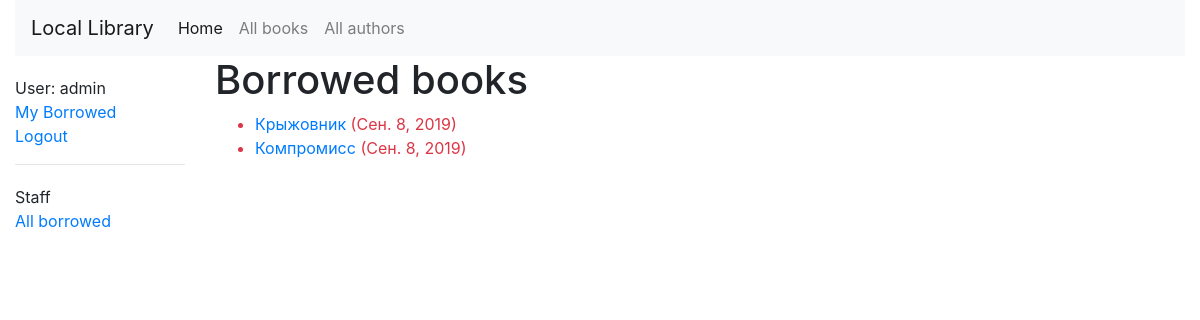
The app's page /catalog/mybooks/ (signed in) with its own data.
### catalog/models.py (models this page shows, shortened)
class BookInstance(models.Model):
    id = models.UUIDField(primary_key=True, default=uuid.uuid4,
                          help_text="Unique ID for this particular book across whole library")
    book = models.ForeignKey('Book', on_delete=models.SET_NULL, null=True)
    imprint = models.CharField(max_length=200)
    due_back = models.DateField(null=True, blank=True)
    borrower = models.ForeignKey(User, on_delete=models.SET_NULL, null=True, blank=True)
    @property
    def is_overdue(self):
        if self.due_back and date.today() > self.due_back:
            return True
        return False
    LOAN_STATUS = (
        ('d', 'Maintenance'),
        ('o', 'On loan'),
        ('a', 'Available'),
        ('r', 'Reserved'),
    )
    status = models.CharField(
        max_length=1,
        choices=LOAN_STATUS,
        blank=True,
        default='d',
        help_text='Book availability')
    class Meta:
        ordering = ['due_back']
        permissions = (("can_mark_returned", "Set book as returned"),)

class Book(models.Model):
    title = models.CharField(max_length=200)
    author = models.ForeignKey('Author', on_delete=models.SET_NULL, null=True)
    summary = models.TextField(max_length=1000, help_text="Enter a brief description of the book")
    isbn = models.CharField('ISBN', max_length=13,
                            help_text='13 Character <a href="https://www.isbn-international.org/content/what-isbn'
                                      '">ISBN number</a>')
    genre = models.ManyToManyField(Genre, help_text="Select a genre for this book")
    language = models.ForeignKey('Language', on_delete=models.SET_NULL, null=True)
    def display_genre(self):
        """Creates a string for the Genre. This is required to display genre in Admin."""
        return ', '.join([genre.name for genre in self.genre.all()[:3]])
    display_genre.short_description = 'Genre'

### catalog/views.py (the view)
# urls.py: path('mybooks/', views.LoanedBooksByUserListView.as_view(), name='my-borrowed'),
class LoanedBooksByUserListView(LoginRequiredMixin, generic.ListView):
    model = BookInstance
    template_name = 'catalog/bookinstance_list_borrowed_user.html'
    paginate_by = 10
    def get_queryset(self):
        return BookInstance.objects.filter(borrower=self.request.user).filter(status__exact='o').order_by('due_back')

### catalog/templates/catalog/bookinstance_list_borrowed_user.html
{% extends "base_generic.html" %}
{% block content %}
    <h1>Borrowed books</h1>
    {% if bookinstance_list %}
    <ul>
      {% for bookinst in bookinstance_list %}
      <li class="{% if bookinst.is_overdue %}text-danger{% endif %}">
        <a href="{% url 'book-detail' bookinst.book.pk %}">{{bookinst.book.title}}</a> ({{ bookinst.due_back }})
      </li>
      {% endfor %}
    </ul>
    {% else %}
      <p>There are no books borrowed.</p>
    {% endif %}
{% endblock %}

### catalog/templates/base_generic.html (shortened to what this page needs)
<!DOCTYPE html>
<html lang="en">
<head>
  <link rel="stylesheet" href="https://stackpath.bootstrapcdn.com/bootstrap/4.1.3/css/bootstrap.min.css">
  {% load static %}
  <link rel="stylesheet" href="{% static 'css/styles.css' %}">
</head>
<body>
<div class="container-fluid">
<nav class="navbar navbar-expand-lg navbar-light bg-light">
  <a class="navbar-brand" href="#" href="{% url 'index' %}">Local Library</a>
  <div class="collapse navbar-collapse" id="navbarNav">
    <ul class="navbar-nav">
      <li class="nav-item active">
        <a href="{% url 'index' %}" class="nav-link" href="#">Home <span class="sr-only">(current)</span></a>
      </li>
      <li class="nav-item">
        <a href="{% url 'books' %}" class="nav-link" href="#">All books</a>
      </li>
      <li class="nav-item">
        <a href="{% url 'authors' %}" class="nav-link" href="#">All authors</a>
    </ul>
  </div>
</nav>
<div class="row">
  <div class="col-sm-2">
  {% block sidebar %}
  <ul class="sidebar-nav">
   {% if user.is_authenticated %}
     <li>User: {{ user.get_username }}</li>
     <li><a href="{% url 'my-borrowed' %}">My Borrowed</a></li>
     <li><a href="{% url 'logout'%}?next={{request.path}}">Logout</a></li>
   {% else %}
     <li><a href="{% url 'login'%}?next={{request.path}}">Login</a></li>
   {% endif %}
  </ul>
   {% if user.is_staff %}
   <hr />
   <ul class="sidebar-nav">
   <li>Staff</li>
   {% if perms.catalog.can_mark_returned %}
   <li><a href="{% url 'all-borrowed' %}">All borrowed</a></li>
   {% endif %}
   </ul>
    {% endif %}
{% endblock %}
  </div>
  <div class="col-sm-10 ">
  {% block content %}{% endblock %}
  </div>
</div>
</div>
</body>
</html>

### catalog/static/css/styles.css (style rules this page uses)
.sidebar-nav { margin-top: 20px; padding: 0; list-style: none; }

### records on screen
BookInstance: book "Крыжовник", due_back "Сен. 8, 2019"
BookInstance: book "Компромисс", due_back "Сен. 8, 2019"

### other values on screen
{{ user.get_username }} "admin"
